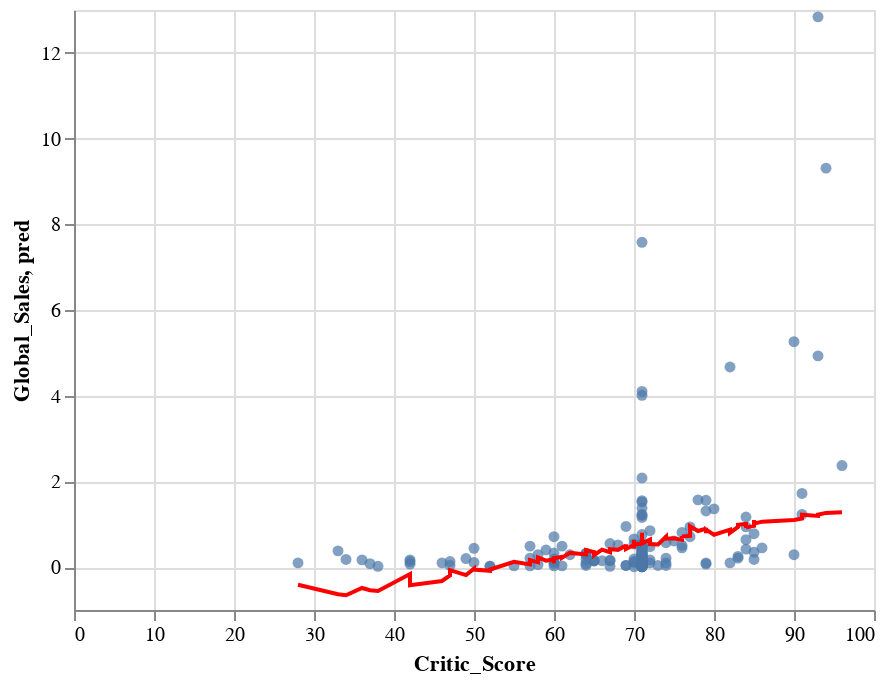

Source (notebook cell):
### Markdown cell above
Since Altair can only work with smaller datasets (maximum 5000 rows), we took a subset of 200 rows to plot below.

### Code cell
# Plot regression line against original points for "Critic_Score"
c1 = alt.Chart(df_sample).mark_circle().encode(
    x="Critic_Score",
    y="Global_Sales"
)
c2 = alt.Chart(df_sample).mark_line(color="red").encode(
    x= "Critic_Score",
    y="pred"
)
c1+c2

### Figure 1 — Vega-Lite specification as saved in the notebook (floating-point values rounded to 4 significant figures; data arrays with more than 128 entries replaced by an {"elided": "..."} marker saying what was removed)
{"config": {"view": {"continuousWidth": 400, "continuousHeight": 300}}, "layer": [{"mark": "circle", "encoding": {"x": {"field": "Critic_Score", "type": "quantitative"}, "y": {"field": "Global_Sales", "type": "quantitative"}}}, {"mark": {"type": "line", "color": "red"}, "encoding": {"x": {"field": "Critic_Score", "type": "quantitative"}, "y": {"field": "pred", "type": "quantitative"}}}], "data": {"name": "data-f5c391e90e9b9335a4b3a61971ec9d01"}, "$schema": "https://vega.github.io/schema/vega-lite/v4.17.0.json", "datasets": {"data-f5c391e90e9b9335a4b3a61971ec9d01": {"elided": "200 records"}}}
